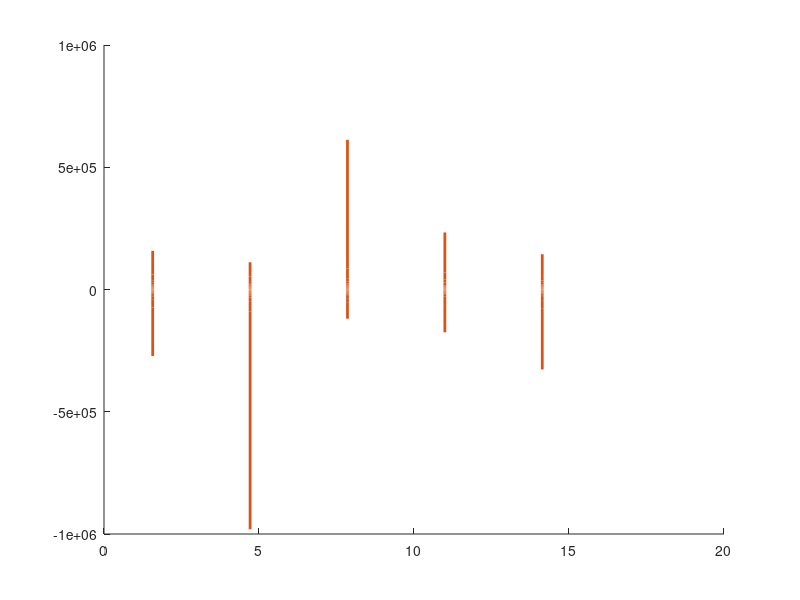

Here is the MATLAB script that generated this plot: (Note: this script raises an error after producing the figure.)
%% This script solves HW4 Problem 1

% Cristina Riso, criso@gatech.edu

clearvars
close all
clc

% color-blind-friedly colors
c1 = [0.0000, 0.4470, 0.7410];
c2 = [0.8500, 0.3250, 0.0980];


%% Problem parameters

% beam length (m)
l = 1.0;

% beam out-of-plane bending stifness (N*m2)
EI = 5.0;

% beam mass per unit length (kg*m)
rhoA = 0.5;


%% Graphical inspection of the characteristic equation

% define the alpha*l range
alphal = 0:0.00001:15;

% evaluate the two sides of the characteristic equation
side1 = tanh(alphal); side2 = tan(alphal);

% the piece of code above looks for the approximate locations of the
% asymptotes of tan(alpha*l) to avoid plotting vertical lines

% find asymptotes for nicer plotting 
asymptotes = zeros(1,1000); k = 1;
for i = 1:length(alphal)-1
    if (side2(i) > side2(i+1))
        asymptotes(k) = i;
        k = k+1;
    end
end
asymptotes(k:end) = [];

% visualize the characteristic equation
fig = figure(100); hold all; set(fig,'Position',[0 0 1200 900]); 
plot(alphal,side1,'LineWidth',2); 
plot(alphal(1:asymptotes(1)),side2(1:asymptotes(1)),'-','LineWidth',2,'Color',c2);
for i = 2:length(asymptotes)
    plot(alphal(asymptotes(i-1)+1:asymptotes(i)),side2(asymptotes(i-1)+1:asymptotes(i)),'-','LineWidth',2,'Color',c2);
end
plot(alphal(asymptotes(end)+1:end),side2(asymptotes(end)+1:end),'-','LineWidth',2,'Color',c2);
ax = gca; ax.FontSize = 28; axis([alphal(1) alphal(end) -5 5]); yticks(-5.0:2.5:5.0);


%% Q2 - First four eigenvalues

% define characteristic equation 
char_eq = @(x) tanh(x)-tan(x);

% define first guesses
x_0 = [5.0, 9.0, 13.0, 17.0]*pi/4.0;

% the first guesses are found by inspection considering that
% tanh(alpha*l) quickly approaches 1 before the first point
% where it intersects with tan(alpha*l) excluding alpha = 0

% it turns out that the first guesses determined with this 
% consideration are practically the same as the roots

% allocate vector to store the eigenvalues
alpha = zeros(1,length(x_0));

% loop the first guesses
for i = 1:length(x_0)
    
    % solve the characteristic equation for each first guess
    alpha(i) = fzero(char_eq,x_0(i))/l;
    
    % plot root for verification
    plot(alpha(i)*l,tanh(alpha(i)*l),'ko','MarkerSize',8,'MarkerFaceColor','k');
    
end

% add legend
hleg = legend('$\tanh \alpha l$','$\tan \alpha l$','Interpreter','latex'); set(hleg,'Location','NorthWest');
xlabel('$\alpha l$ (-)','Interpreter','latex'); ylabel('$\tanh \alpha l, \tan \alpha l$ (-)','Interpreter','latex');
f = gcf; exportgraphics(f,'characteristic_eq.pdf','Resolution',300);

% comparison table between roots and first guesses
alpha_check = [alpha' x_0' ((alpha'-x_0')./x_0')*100];


%% Q3 - First three non-zero frequencies

% natural frequencies (rad/s)
omega = alpha.^2*sqrt(EI/rhoA);

% natural frequencies (Hz)
freq = omega/(2.0*pi);


%% Q4 and Q5 - Eigenfunctions and mode shapes with plots

% space discretization (m)
x = linspace(0.0,l,201);

% allocate matrix of mode shapes
phi = zeros(length(x),length(alpha));

% open plot
fig = figure(200); hold all; set(fig,'Position',[0 0 1200 900]); 

% loop the eigenvalues
for i = 1:length(alpha)
    
    % compute the ith eigenfunction
    X_i = sin(alpha(i)*x)+sinh(alpha(i)*x)*(sin(alpha(i)*l)/sinh(alpha(i)*l));
    
    % compute and store the ith mode shape
    phi(:,i) = X_i/max(abs(X_i));
    
    % plot ith mode shape
    plot(x,phi(:,i),'-','LineWidth',2);
    
end

ax = gca; ax.FontSize = 28; axis([x(1) x(end) -1 1]); yticks(-1.0:0.5:1.0);
hleg = legend('$\phi_1(x)$','$\phi_2(x)$','$\phi_3(x)$','$\phi_4(x)$','Interpreter','latex'); set(hleg,'Location','SouthWest');
xlabel('$x$ (m)','Interpreter','latex'); ylabel('$\phi(x)$ (m)','Interpreter','latex');
f = gcf; exportgraphics(f,'mode_shapes.pdf','Resolution',300);